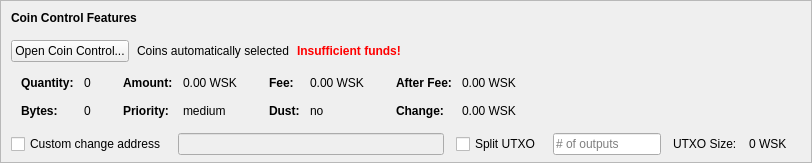
    <widget class="QFrame" name="frameCoinControl">
     <property name="sizePolicy">
      <sizepolicy hsizetype="Expanding" vsizetype="Expanding">
       <horstretch>0</horstretch>
       <verstretch>0</verstretch>
      </sizepolicy>
     </property>
     <property name="maximumSize">
      <size>
       <width>16777215</width>
       <height>16777215</height>
      </size>
     </property>
     <property name="frameShape">
      <enum>QFrame::StyledPanel</enum>
     </property>
     <property name="frameShadow">
      <enum>QFrame::Sunken</enum>
     </property>
     <layout class="QVBoxLayout" name="verticalLayoutCoinControl2">
      <property name="spacing">
       <number>0</number>
      </property>
      <property name="leftMargin">
       <number>0</number>
      </property>
      <property name="topMargin">
       <number>0</number>
      </property>
      <property name="rightMargin">
       <number>0</number>
      </property>
      <property name="bottomMargin">
       <number>6</number>
      </property>
      <item>
       <layout class="QVBoxLayout" name="verticalLayoutCoinControl" stretch="0,0,0,0,1">
        <property name="spacing">
         <number>0</number>
        </property>
        <property name="leftMargin">
         <number>10</number>
        </property>
        <property name="topMargin">
         <number>10</number>
        </property>
        <item>
         <layout class="QHBoxLayout" name="horizontalLayoutCoinControl1">
          <property name="bottomMargin">
           <number>15</number>
          </property>
          <item>
           <widget class="QLabel" name="labelCoinControlFeatures">
            <property name="sizePolicy">
             <sizepolicy hsizetype="Preferred" vsizetype="Maximum">
              <horstretch>0</horstretch>
              <verstretch>0</verstretch>
             </sizepolicy>
            </property>
            <property name="font">
             <font>
              <weight>75</weight>
              <bold>true</bold>
             </font>
            </property>
            <property name="styleSheet">
             <string notr="true">font-weight:bold;</string>
            </property>
            <property name="text">
             <string>Coin Control Features</string>
            </property>
           </widget>
          </item>
         </layout>
        </item>
        <item>
         <layout class="QHBoxLayout" name="horizontalLayoutCoinControl2" stretch="0,0,0,0">
          <property name="spacing">
           <number>8</number>
          </property>
          <property name="bottomMargin">
           <number>10</number>
          </property>
          <item>
           <widget class="QPushButton" name="pushButtonCoinControl">
            <property name="styleSheet">
             <string notr="true"/>
            </property>
            <property name="text">
             <string>Open Coin Control...</string>
            </property>
            <property name="autoDefault">
             <bool>false</bool>
            </property>
           </widget>
          </item>
          <item>
           <widget class="QLabel" name="labelCoinControlAutomaticallySelected">
            <property name="text">
             <string>Coins automatically selected</string>
            </property>
            <property name="margin">
             <number>5</number>
            </property>
           </widget>
          </item>
          <item>
           <widget class="QLabel" name="labelCoinControlInsuffFunds">
            <property name="font">
             <font>
              <weight>75</weight>
              <bold>true</bold>
             </font>
            </property>
            <property name="styleSheet">
             <string notr="true">color:red;font-weight:bold;</string>
            </property>
            <property name="text">
             <string>Insufficient funds!</string>
            </property>
            <property name="margin">
             <number>5</number>
            </property>
           </widget>
          </item>
          <item>
           <spacer name="horizontalSpacerCoinControl">
            <property name="orientation">
             <enum>Qt::Horizontal</enum>
            </property>
            <property name="sizeHint" stdset="0">
             <size>
              <width>40</width>
              <height>1</height>
             </size>
            </property>
           </spacer>
          </item>
         </layout>
        </item>
        <item>
         <widget class="QWidget" name="widgetCoinControl" native="true">
          <property name="sizePolicy">
           <sizepolicy hsizetype="Preferred" vsizetype="Preferred">
            <horstretch>0</horstretch>
            <verstretch>0</verstretch>
           </sizepolicy>
          </property>
          <property name="minimumSize">
           <size>
            <width>0</width>
            <height>0</height>
           </size>
          </property>
          <property name="styleSheet">
           <string notr="true"/>
          </property>
          <layout class="QHBoxLayout" name="horizontalLayoutCoinControl5">
           <property name="leftMargin">
            <number>0</number>
           </property>
           <property name="topMargin">
            <number>0</number>
           </property>
           <property name="rightMargin">
            <number>0</number>
           </property>
           <property name="bottomMargin">
            <number>0</number>
           </property>
           <item>
            <layout class="QHBoxLayout" name="horizontalLayoutCoinControl3" stretch="0,0,0,1">
             <property name="spacing">
              <number>20</number>
             </property>
             <property name="topMargin">
              <number>0</number>
             </property>
             <property name="bottomMargin">
              <number>10</number>
             </property>
             <item>
              <layout class="QFormLayout" name="formLayoutCoinControl1">
               <property name="horizontalSpacing">
                <number>10</number>
               </property>
               <property name="verticalSpacing">
                <number>14</number>
               </property>
               <property name="leftMargin">
                <number>10</number>
               </property>
               <property name="topMargin">
                <number>4</number>
               </property>
               <property name="rightMargin">
                <number>6</number>
               </property>
               <item row="0" column="0">
                <widget class="QLabel" name="labelCoinControlQuantityText">
                 <property name="font">
                  <font>
                   <weight>75</weight>
                   <bold>true</bold>
                  </font>
                 </property>
                 <property name="text">
                  <string>Quantity:</string>
                 </property>
                 <property name="margin">
                  <number>0</number>
                 </property>
                </widget>
               </item>
               <item row="0" column="1">
                <widget class="QLabel" name="labelCoinControlQuantity">
                 <property name="cursor">
                  <cursorShape>IBeamCursor</cursorShape>
                 </property>
                 <property name="contextMenuPolicy">
                  <enum>Qt::ActionsContextMenu</enum>
                 </property>
                 <property name="text">
                  <string notr="true">0</string>
                 </property>
                 <property name="margin">
                  <number>0</number>
                 </property>
                 <property name="textInteractionFlags">
                  <set>Qt::LinksAccessibleByMouse|Qt::TextSelectableByKeyboard|Qt::TextSelectableByMouse</set>
                 </property>
                </widget>
               </item>
               <item row="1" column="0">
                <widget class="QLabel" name="labelCoinControlBytesText">
                 <property name="font">
                  <font>
                   <weight>75</weight>
                   <bold>true</bold>
                  </font>
                 </property>
                 <property name="text">
                  <string>Bytes:</string>
                 </property>
                </widget>
               </item>
               <item row="1" column="1">
                <widget class="QLabel" name="labelCoinControlBytes">
                 <property name="cursor">
                  <cursorShape>IBeamCursor</cursorShape>
                 </property>
                 <property name="contextMenuPolicy">
                  <enum>Qt::ActionsContextMenu</enum>
                 </property>
                 <property name="text">
                  <string notr="true">0</string>
                 </property>
                 <property name="textInteractionFlags">
                  <set>Qt::LinksAccessibleByMouse|Qt::TextSelectableByKeyboard|Qt::TextSelectableByMouse</set>
                 </property>
                </widget>
               </item>
              </layout>
             </item>
             <item>
              <layout class="QFormLayout" name="formLayoutCoinControl2">
               <property name="horizontalSpacing">
                <number>10</number>
               </property>
               <property name="verticalSpacing">
                <number>14</number>
               </property>
               <property name="leftMargin">
                <number>6</number>
               </property>
               <property name="topMargin">
                <number>4</number>
               </property>
               <property name="rightMargin">
                <number>6</number>
               </property>
               <item row="0" column="0">
                <widget class="QLabel" name="labelCoinControlAmountText">
                 <property name="font">
                  <font>
                   <weight>75</weight>
                   <bold>true</bold>
                  </font>
                 </property>
                 <property name="text">
                  <string>Amount:</string>
                 </property>
                 <property name="margin">
                  <number>0</number>
                 </property>
                </widget>
               </item>
               <item row="0" column="1">
                <widget class="QLabel" name="labelCoinControlAmount">
                 <property name="cursor">
                  <cursorShape>IBeamCursor</cursorShape>
                 </property>
                 <property name="contextMenuPolicy">
                  <enum>Qt::ActionsContextMenu</enum>
                 </property>
                 <property name="text">
                  <string notr="true">0.00 WSK</string>
                 </property>
                 <property name="textInteractionFlags">
                  <set>Qt::LinksAccessibleByMouse|Qt::TextSelectableByKeyboard|Qt::TextSelectableByMouse</set>
                 </property>
                </widget>
               </item>
               <item row="1" column="0">
                <widget class="QLabel" name="labelCoinControlPriorityText">
                 <property name="font">
                  <font>
                   <weight>75</weight>
                   <bold>true</bold>
                  </font>
                 </property>
                 <property name="text">
                  <string>Priority:</string>
                 </property>
                </widget>
               </item>
               <item row="1" column="1">
                <widget class="QLabel" name="labelCoinControlPriority">
                 <property name="cursor">
                  <cursorShape>IBeamCursor</cursorShape>
                 </property>
                 <property name="contextMenuPolicy">
                  <enum>Qt::ActionsContextMenu</enum>
                 </property>
                 <property name="text">
                  <string>medium</string>
                 </property>
                 <property name="textInteractionFlags">
                  <set>Qt::LinksAccessibleByMouse|Qt::TextSelectableByKeyboard|Qt::TextSelectableByMouse</set>
                 </property>
                </widget>
               </item>
              </layout>
             </item>
             <item>
              <layout class="QFormLayout" name="formLayoutCoinControl3">
               <property name="horizontalSpacing">
                <number>10</number>
               </property>
               <property name="verticalSpacing">
                <number>14</number>
               </property>
               <property name="leftMargin">
                <number>6</number>
               </property>
               <property name="topMargin">
                <number>4</number>
               </property>
               <property name="rightMargin">
                <number>6</number>
               </property>
               <item row="0" column="0">
                <widget class="QLabel" name="labelCoinControlFeeText">
                 <property name="font">
                  <font>
                   <weight>75</weight>
                   <bold>true</bold>
                  </font>
                 </property>
                 <property name="text">
                  <string>Fee:</string>
                 </property>
                 <property name="margin">
                  <number>0</number>
                 </property>
                </widget>
               </item>
               <item row="0" column="1">
                <widget class="QLabel" name="labelCoinControlFee">
                 <property name="cursor">
                  <cursorShape>IBeamCursor</cursorShape>
                 </property>
                 <property name="contextMenuPolicy">
                  <enum>Qt::ActionsContextMenu</enum>
                 </property>
                 <property name="text">
                  <string notr="true">0.00 WSK</string>
                 </property>
                 <property name="textInteractionFlags">
                  <set>Qt::LinksAccessibleByMouse|Qt::TextSelectableByKeyboard|Qt::TextSelectableByMouse</set>
                 </property>
                </widget>
               </item>
               <item row="1" column="0">
                <widget class="QLabel" name="labelCoinControlLowOutputText">
                 <property name="font">
                  <font>
                   <weight>75</weight>
                   <bold>true</bold>
                  </font>
                 </property>
                 <property name="text">
                  <string>Dust:</string>
                 </property>
                </widget>
               </item>
               <item row="1" column="1">
                <widget class="QLabel" name="labelCoinControlLowOutput">
                 <property name="cursor">
                  <cursorShape>IBeamCursor</cursorShape>
                 </property>
                 <property name="contextMenuPolicy">
                  <enum>Qt::ActionsContextMenu</enum>
                 </property>
                 <property name="text">
                  <string>no</string>
                 </property>
                 <property name="textInteractionFlags">
                  <set>Qt::LinksAccessibleByMouse|Qt::TextSelectableByKeyboard|Qt::TextSelectableByMouse</set>
                 </property>
                </widget>
               </item>
              </layout>
             </item>
             <item>
              <layout class="QFormLayout" name="formLayoutCoinControl4">
               <property name="horizontalSpacing">
                <number>10</number>
               </property>
               <property name="verticalSpacing">
                <number>14</number>
               </property>
               <property name="leftMargin">
                <number>6</number>
               </property>
               <property name="topMargin">
                <number>4</number>
               </property>
               <property name="rightMargin">
                <number>6</number>
               </property>
               <item row="0" column="0">
                <widget class="QLabel" name="labelCoinControlAfterFeeText">
                 <property name="font">
                  <font>
                   <weight>75</weight>
                   <bold>true</bold>
                  </font>
                 </property>
                 <property name="text">
                  <string>After Fee:</string>
                 </property>
                 <property name="margin">
                  <number>0</number>
                 </property>
                </widget>
               </item>
               <item row="0" column="1">
                <widget class="QLabel" name="labelCoinControlAfterFee">
                 <property name="cursor">
                  <cursorShape>IBeamCursor</cursorShape>
                 </property>
                 <property name="contextMenuPolicy">
                  <enum>Qt::ActionsContextMenu</enum>
                 </property>
                 <property name="text">
                  <string notr="true">0.00 WSK</string>
                 </property>
                 <property name="textInteractionFlags">
                  <set>Qt::LinksAccessibleByMouse|Qt::TextSelectableByKeyboard|Qt::TextSelectableByMouse</set>
                 </property>
                </widget>
               </item>
               <item row="1" column="0">
                <widget class="QLabel" name="labelCoinControlChangeText">
                 <property name="font">
                  <font>
                   <weight>75</weight>
                   <bold>true</bold>
                  </font>
                 </property>
                 <property name="text">
                  <string>Change:</string>
                 </property>
                </widget>
               </item>
               <item row="1" column="1">
                <widget class="QLabel" name="labelCoinControlChange">
                 <property name="cursor">
                  <cursorShape>IBeamCursor</cursorShape>
                 </property>
                 <property name="contextMenuPolicy">
                  <enum>Qt::ActionsContextMenu</enum>
                 </property>
                 <property name="text">
                  <string notr="true">0.00 WSK</string>
                 </property>
                 <property name="textInteractionFlags">
                  <set>Qt::LinksAccessibleByMouse|Qt::TextSelectableByKeyboard|Qt::TextSelectableByMouse</set>
                 </property>
                </widget>
               </item>
              </layout>
             </item>
            </layout>
           </item>
          </layout>
         </widget>
        </item>
        <item>
         <layout class="QHBoxLayout" name="horizontalLayoutCoinControl4" stretch="0,0,0,0,0,0,0">
          <property name="spacing">
           <number>12</number>
          </property>
          <property name="sizeConstraint">
           <enum>QLayout::SetDefaultConstraint</enum>
          </property>
          <property name="topMargin">
           <number>5</number>
          </property>
          <property name="rightMargin">
           <number>5</number>
          </property>
          <item>
           <widget class="QCheckBox" name="checkBoxCoinControlChange">
            <property name="toolTip">
             <string>If this is activated, but the change address is empty or invalid, change will be sent to a newly generated address.</string>
            </property>
            <property name="text">
             <string>Custom change address</string>
            </property>
           </widget>
          </item>
          <item>
           <widget class="QValidatedLineEdit" name="lineEditCoinControlChange">
            <property name="enabled">
             <bool>false</bool>
            </property>
            <property name="sizePolicy">
             <sizepolicy hsizetype="Expanding" vsizetype="Fixed">
              <horstretch>0</horstretch>
              <verstretch>0</verstretch>
             </sizepolicy>
            </property>
           </widget>
          </item>
          <item>
           <widget class="QCheckBox" name="splitBlockCheckBox">
            <property name="text">
             <string>Split UTXO</string>
            </property>
           </widget>
          </item>
          <item>
           <widget class="QLineEdit" name="splitBlockLineEdit">
            <property name="sizePolicy">
             <sizepolicy hsizetype="Fixed" vsizetype="Fixed">
              <horstretch>50</horstretch>
              <verstretch>0</verstretch>
             </sizepolicy>
            </property>
            <property name="placeholderText">
             <string># of outputs</string>
            </property>
           </widget>
          </item>
          <item>
           <widget class="QLabel" name="labelBlockSizeText">
            <property name="text">
             <string>UTXO Size:</string>
            </property>
           </widget>
          </item>
          <item>
           <widget class="QLabel" name="labelBlockSize">
            <property name="text">
             <string>0 WSK</string>
            </property>
           </widget>
          </item>
          <item>
           <widget class="QLabel" name="labelCoinControlChangeLabel">
            <property name="sizePolicy">
             <sizepolicy hsizetype="Preferred" vsizetype="Expanding">
              <horstretch>0</horstretch>
              <verstretch>0</verstretch>
             </sizepolicy>
            </property>
            <property name="minimumSize">
             <size>
              <width>0</width>
              <height>0</height>
             </size>
            </property>
            <property name="text">
             <string/>
            </property>
            <property name="margin">
             <number>3</number>
            </property>
           </widget>
          </item>
         </layout>
        </item>
        <item>
         <spacer name="verticalSpacerCoinControl">
          <property name="orientation">
           <enum>Qt::Vertical</enum>
          </property>
          <property name="sizeHint" stdset="0">
           <size>
            <width>800</width>
            <height>1</height>
           </size>
          </property>
         </spacer>
        </item>
       </layout>
      </item>
     </layout>
    </widget>
